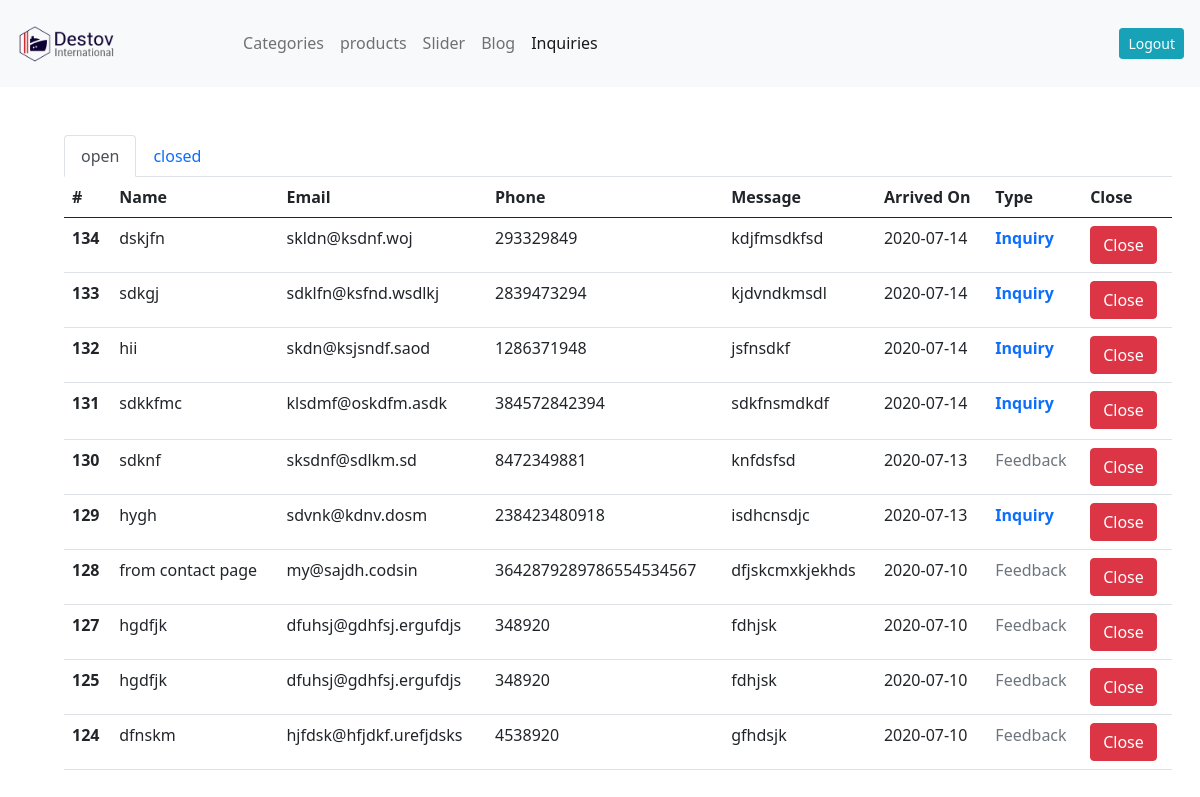
Screenshot of /inquiries.php (signed in) with the database file from the repository.
### tables this page shows
CREATE TABLE `inquiries` (
  `id` int(11) NOT NULL,
  `name` varchar(100) NOT NULL,
  `email` varchar(50) NOT NULL,
  `phone` varchar(100) NOT NULL,
  `message` longtext NOT NULL,
  `created_at` date NOT NULL DEFAULT current_timestamp(),
  `mode` varchar(5) DEFAULT 'open',
  `check_mode` varchar(10) NOT NULL
);

### inquiries.php (the view, shortened to what this page needs)
<?php
include_once('./includes/admin-header.php');
include_once('./config.php');
$openInquirie  = mysqli_query($cn, 'SELECT * FROM inquiries WHERE mode="open" ORDER BY id DESC');
?>
<?php include_once('./includes/admin-header.php'); ?>
  <main>
    <div class="container m-5">
      <ul class='nav nav-tabs' id='myTab' role='tablist'>
        <li class='nav-item'>
          <a class='nav-link active text-capitalization' id='open-tab' data-toggle='tab' href='#open' role='tab'
            aria-controls='open' aria-selected='true'>open</a>
        </li>
        <li class='nav-item'>
          <a class='nav-link text-capitalization' id='closed-tab' data-toggle='tab' href='#closed' role='tab'
            aria-controls='closed' aria-selected='false'>closed</a>
        </li>
      </ul>
      <div class='tab-content channelContent' id='myTabContent'>
        <div class='tab-pane fade show active' id='open' role='tabpanel' aria-labelledby='open-tab'>
          <table class="table">
            <thead>
              <tr>
                <th scope="col">#</th>
                <th scope="col">Name</th>
                <th scope="col">Email</th>
                <th scope="col">Phone</th>
                <th scope="col">Message</th>
                <th scope="col">Arrived On</th>
                <th scope="col">Type</th>
                <th scope="col">Close</th>
              </tr>
            </thead>
            <tbody>
              <?php
              while($row = mysqli_fetch_array($openInquirie)) {
                $type = $row['check_mode'] == "on" ? "<td class='text-primary font-weight-bold'>Inquiry</td>" : "<td class='text-secondary'>Feedback</td>";
                echo "<tr>
                  <th scope='row'>".$row['id']."</th>
                  <td>".$row['name']."</td>
                  <td>".$row['email']."</td>
                  <td>".$row['phone']."</td>
                  <td>".$row['message']."</td>
                  <td>".$row['created_at']."</td>
                  $type
                  <td>
                    <form action='' method='POST'>
                      <input type='hidden' name='id' value='". $row['id'] ."'>
                      <button type='submit' name='close' class='btn btn-danger'>Close</button>
                    </form>
                  </td>
                </tr>";
              }
              ?>
            </tbody>
          </table>
        </div>
      </div>
    </div>
  </main>
</body>
</html>

### rows the page displays
inquiries: id "134", name "dskjfn", email "skldn@ksdnf.woj", phone "293329849", message "kdjfmsdkfsd", created_at "2020-07-14", check_mode "Inquiry"
inquiries: id "133", name "sdkgj", email "sdklfn@ksfnd.wsdlkj", phone "2839473294", message "kjdvndkmsdl", created_at "2020-07-14", check_mode "Inquiry"
inquiries: id "132", name "hii", email "skdn@ksjsndf.saod", phone "1286371948", message "jsfnsdkf", created_at "2020-07-14", check_mode "Inquiry"
inquiries: id "131", name "sdkkfmc", email "klsdmf@oskdfm.asdk", phone "384572842394", message "sdkfnsmdkdf", created_at "2020-07-14", check_mode "Inquiry"
inquiries: id "130", name "sdknf", email "sksdnf@sdlkm.sd", phone "8472349881", message "knfdsfsd", created_at "2020-07-13", check_mode "Feedback"
inquiries: id "129", name "hygh", email "sdvnk@kdnv.dosm", phone "238423480918", message "isdhcnsdjc", created_at "2020-07-13", check_mode "Inquiry"
inquiries: id "128", name "from contact page", email "my@sajdh.codsin", phone "3642879289786554534567", message "dfjskcmxkjekhds", created_at "2020-07-10", check_mode "Feedback"
inquiries: id "127", name "hgdfjk", email "dfuhsj@gdhfsj.ergufdjs", phone "348920", message "fdhjsk", created_at "2020-07-10", check_mode "Feedback"
inquiries: id "125", name "hgdfjk", email "dfuhsj@gdhfsj.ergufdjs", phone "348920", message "fdhjsk", created_at "2020-07-10", check_mode "Feedback"
inquiries: id "124", name "dfnskm", email "hjfdsk@hfjdkf.urefjdsks", phone "4538920", message "gfhdsjk", created_at "2020-07-10", check_mode "Feedback"
